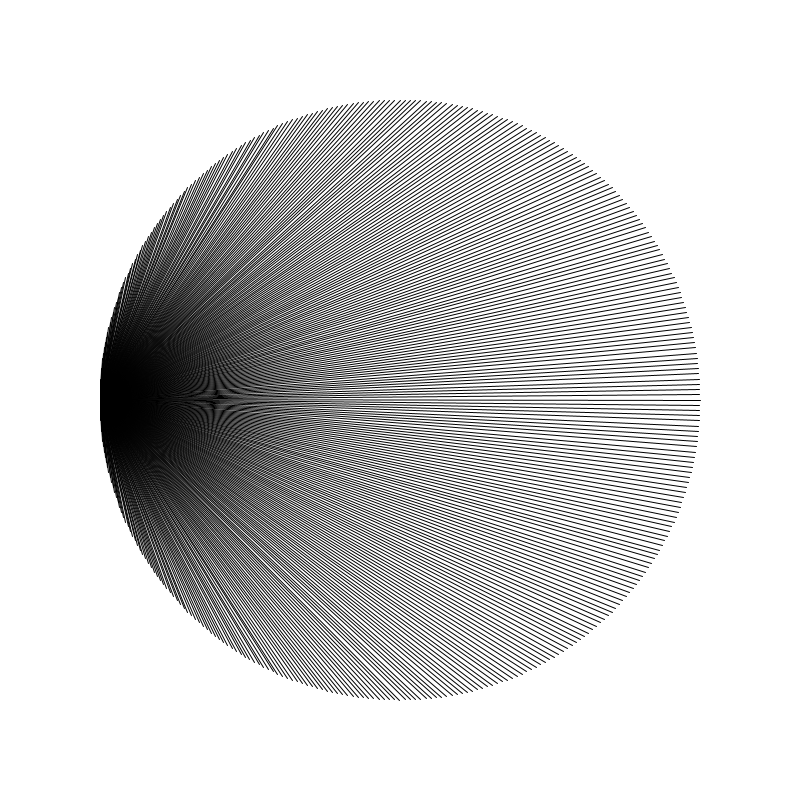
Frame 1 (no input)
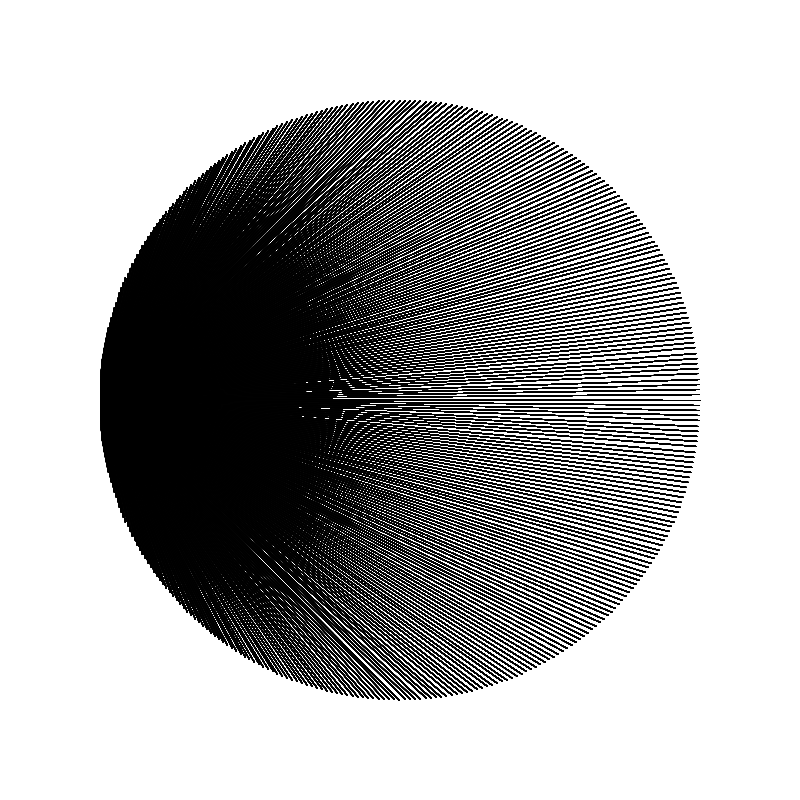
Frame 60 (the mouse pressed at the canvas centre just before this capture)
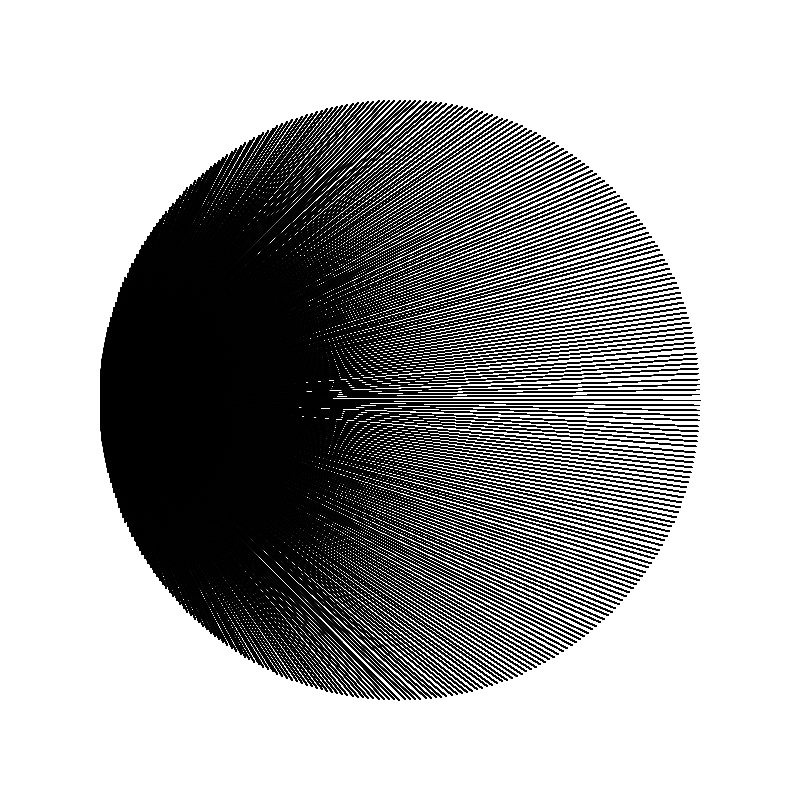
Frame 120 (the mouse held since frame 60 and released just before this capture)

The Processing sketch that drew these frames (run headless with seeded random() and noise(); from frame 60 on, the mouse is pressed at the canvas centre):

// Processing sketch: processing_69528
// ── processing_69528.pde

int radius = 300;  //What is the difference between an int and a float?

float [] xPos = new float [360];  //What are these called and what do they do?
float [] yPos = new float [360];
float [] newxPos = new float [360];
float [] newyPos = new float [360];

void setup() {        //Describe what "setup" does:
  size(800,800);      //What does this do?
  smooth();           //What does this do?
  background(255);    //What does this do?
  
  //Describe what's happening here:
  for (int i = 0; i < 360; i++) {
    int deg = i;
    float angle = radians(deg);
    xPos[i] = cos(angle) * radius;
    yPos[i] = sin(angle) * radius;
    
    deg = 180;
    angle = radians(deg);
    newxPos[i] = cos(angle) * radius;
    newyPos[i] = sin(angle) * radius;  

}
  
  
}

void draw() {      //Describe what "draw" does generally:

  //Describe what's happening here:
  translate(width/2, height/2);
  
  //Describe what's happening here:
  if (mousePressed == true) {
    fill(random(0, 255), random(0, 255), random(0, 255));
  } else {
    fill(255);
  }

  //Describe what's happening here:
  for (int i = 0; i < 360; i++) {
    line(xPos[i], yPos[i], newxPos[i], newyPos[i]);    
  }

}
//Describe what this sketch does:
